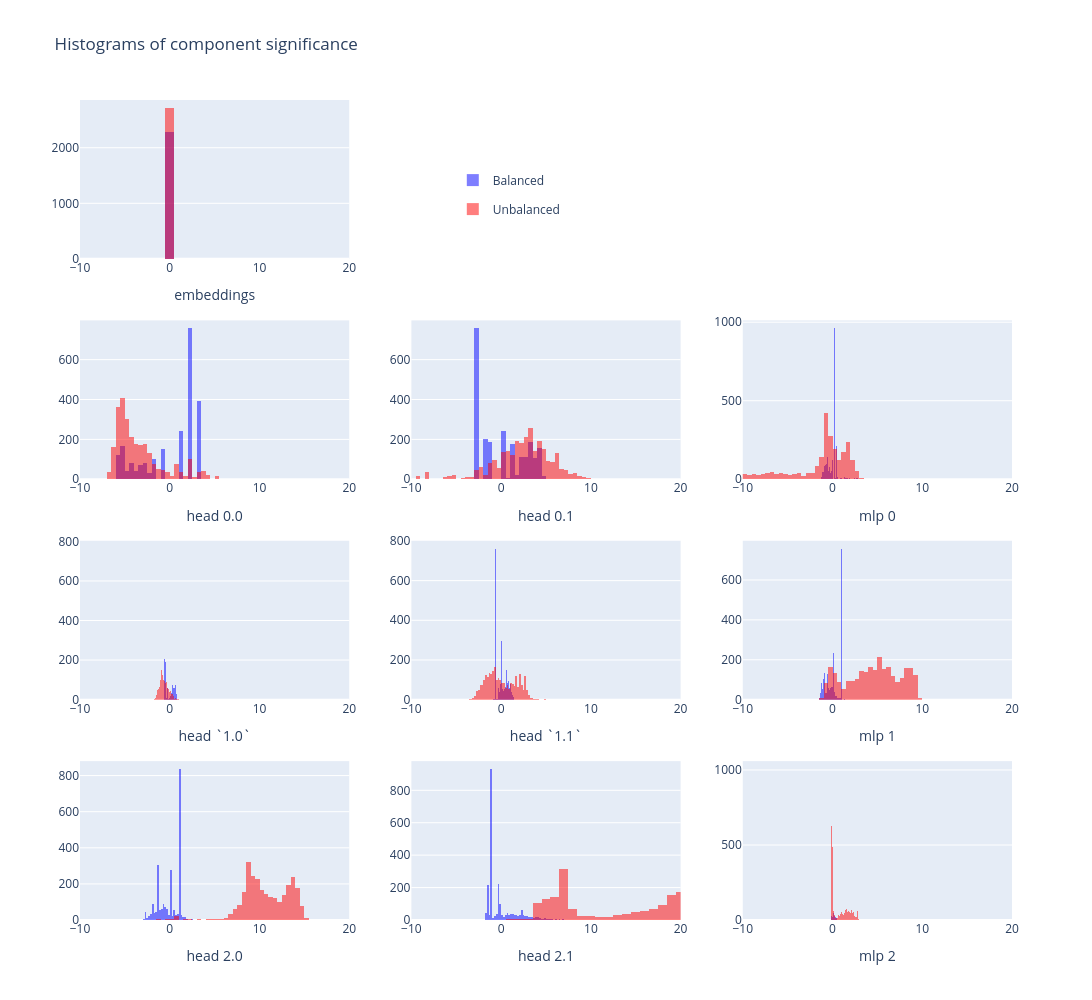

Source (notebook cell):
### Markdown cell above
### Exercise - compute output in unbalanced direction for each component

> ```yaml
> Difficulty: 🔴🔴⚪⚪⚪
> Importance: 🔵🔵🔵🔵⚪
> 
> You shouldn't spend more than 10-15 minutes on this exercise.
> 
> It's very important to conceptually understand what object you are computing here. The actual computation is just a few lines of code involving indexing and einsums.
> ```

In the code block below, you should compute a `(10, batch)`-size tensor called `out_by_component_in_unbalanced_dir`. The `[i, j]`th element of this tensor should be the dot product of the `i`th component's output with the unbalanced direction, for the `j`th sequence in your dataset.

You should normalize it by **subtracting the mean** of the dot product of this component's output on balanced samples with the unbalanced direction - this will make sure the histogram corresponding to the balanced samples is centered at 0 (like in the figure above), which will make it easier to interpret. Remember, it's only the **difference between the dot product on unbalanced and balanced samples** that we care about (since adding a constant to both logits doesn't change the model's probabilistic output).

We've given you a `hists_per_comp` function which will plot these histograms for you - all you need to do is calculate the `out_by_component_in_unbalanced_dir` object and supply it to that function.

### Code cell
# Get output by components, at sequence position 0 (which is used for classification)
out_by_components_seq0 = out_by_components[:, :, 0, :]  # [component=10 batch d_model]
# Get the unbalanced direction for tensors being fed into the final layernorm
pre_final_ln_dir = get_pre_final_ln_dir(model, data)  # [d_model]
# Get the size of the contributions for each component
out_by_component_in_unbalanced_dir = einops.einsum(
    out_by_components_seq0,
    pre_final_ln_dir,
    "comp batch d_model, d_model -> comp batch",
)
# Subtract the mean
out_by_component_in_unbalanced_dir -= out_by_component_in_unbalanced_dir[:, data.isbal].mean(dim=1).unsqueeze(1)


tests.test_out_by_component_in_unbalanced_dir(out_by_component_in_unbalanced_dir, model, data)

plotly_utils.hists_per_comp(out_by_component_in_unbalanced_dir, data, xaxis_range=[-10, 20])

### Figure 1 — Plotly figure (JSON) as saved in the notebook; plotly's stock layout.template omitted (floating-point values rounded to 4 significant figures; data arrays with more than 128 entries replaced by an {"elided": "..."} marker saying what was removed)
{"data": [{"legendgroup": "1", "marker": {"color": "blue"}, "name": "Balanced", "opacity": 0.5, "showlegend": true, "type": "histogram", "x": {"elided": "2284 float values"}, "xaxis": "x", "yaxis": "y"}, {"legendgroup": "2", "marker": {"color": "red"}, "name": "Unbalanced", "opacity": 0.5, "showlegend": true, "type": "histogram", "x": {"elided": "2716 float values"}, "xaxis": "x", "yaxis": "y"}, {"legendgroup": "1", "marker": {"color": "blue"}, "name": "Balanced", "opacity": 0.5, "showlegend": false, "type": "histogram", "x": {"elided": "2284 float values"}, "xaxis": "x4", "yaxis": "y4"}, {"legendgroup": "2", "marker": {"color": "red"}, "name": "Unbalanced", "opacity": 0.5, "showlegend": false, "type": "histogram", "x": {"elided": "2716 float values"}, "xaxis": "x4", "yaxis": "y4"}, {"legendgroup": "1", "marker": {"color": "blue"}, "name": "Balanced", "opacity": 0.5, "showlegend": false, "type": "histogram", "x": {"elided": "2284 float values"}, "xaxis": "x5", "yaxis": "y5"}, {"legendgroup": "2", "marker": {"color": "red"}, "name": "Unbalanced", "opacity": 0.5, "showlegend": false, "type": "histogram", "x": {"elided": "2716 float values"}, "xaxis": "x5", "yaxis": "y5"}, {"legendgroup": "1", "marker": {"color": "blue"}, "name": "Balanced", "opacity": 0.5, "showlegend": false, "type": "histogram", "x": {"elided": "2284 float values"}, "xaxis": "x6", "yaxis": "y6"}, {"legendgroup": "2", "marker": {"color": "red"}, "name": "Unbalanced", "opacity": 0.5, "showlegend": false, "type": "histogram", "x": {"elided": "2716 float values"}, "xaxis": "x6", "yaxis": "y6"}, {"legendgroup": "1", "marker": {"color": "blue"}, "name": "Balanced", "opacity": 0.5, "showlegend": false, "type": "histogram", "x": {"elided": "2284 float values"}, "xaxis": "x7", "yaxis": "y7"}, {"legendgroup": "2", "marker": {"color": "red"}, "name": "Unbalanced", "opacity": 0.5, "showlegend": false, "type": "histogram", "x": {"elided": "2716 float values"}, "xaxis": "x7", "yaxis": "y7"}, {"legendgroup": "1", "marker": {"color": "blue"}, "name": "Balanced", "opacity": 0.5, "showlegend": false, "type": "histogram", "x": {"elided": "2284 float values"}, "xaxis": "x8", "yaxis": "y8"}, {"legendgroup": "2", "marker": {"color": "red"}, "name": "Unbalanced", "opacity": 0.5, "showlegend": false, "type": "histogram", "x": {"elided": "2716 float values"}, "xaxis": "x8", "yaxis": "y8"}, {"legendgroup": "1", "marker": {"color": "blue"}, "name": "Balanced", "opacity": 0.5, "showlegend": false, "type": "histogram", "x": {"elided": "2284 float values"}, "xaxis": "x9", "yaxis": "y9"}, {"legendgroup": "2", "marker": {"color": "red"}, "name": "Unbalanced", "opacity": 0.5, "showlegend": false, "type": "histogram", "x": {"elided": "2716 float values"}, "xaxis": "x9", "yaxis": "y9"}, {"legendgroup": "1", "marker": {"color": "blue"}, "name": "Balanced", "opacity": 0.5, "showlegend": false, "type": "histogram", "x": {"elided": "2284 float values"}, "xaxis": "x10", "yaxis": "y10"}, {"legendgroup": "2", "marker": {"color": "red"}, "name": "Unbalanced", "opacity": 0.5, "showlegend": false, "type": "histogram", "x": {"elided": "2716 float values"}, "xaxis": "x10", "yaxis": "y10"}, {"legendgroup": "1", "marker": {"color": "blue"}, "name": "Balanced", "opacity": 0.5, "showlegend": false, "type": "histogram", "x": {"elided": "2284 float values"}, "xaxis": "x11", "yaxis": "y11"}, {"legendgroup": "2", "marker": {"color": "red"}, "name": "Unbalanced", "opacity": 0.5, "showlegend": false, "type": "histogram", "x": {"elided": "2716 float values"}, "xaxis": "x11", "yaxis": "y11"}, {"legendgroup": "1", "marker": {"color": "blue"}, "name": "Balanced", "opacity": 0.5, "showlegend": false, "type": "histogram", "x": {"elided": "2284 float values"}, "xaxis": "x12", "yaxis": "y12"}, {"legendgroup": "2", "marker": {"color": "red"}, "name": "Unbalanced", "opacity": 0.5, "showlegend": false, "type": "histogram", "x": {"elided": "2716 float values"}, "xaxis": "x12", "yaxis": "y12"}], "layout": {"barmode": "overlay", "height": 1000, "legend": {"x": 0.4, "xanchor": "left", "y": 0.92, "yanchor": "top"}, "title": {"text": "Histograms of component significance"}, "width": 1200, "xaxis": {"anchor": "y", "domain": [0.0, 0.2889], "range": [-10, 20], "title": {"text": "embeddings"}}, "xaxis10": {"anchor": "y10", "domain": [0.0, 0.2889], "range": [-10, 20], "title": {"text": "head 2.0"}}, "xaxis11": {"anchor": "y11", "domain": [0.3556, 0.6444], "range": [-10, 20], "title": {"text": "head 2.1"}}, "xaxis12": {"anchor": "y12", "domain": [0.7111, 1.0], "range": [-10, 20], "title": {"text": "mlp 2"}}, "xaxis2": {"anchor": "y2", "domain": [0.3556, 0.6444]}, "xaxis3": {"anchor": "y3", "domain": [0.7111, 1.0]}, "xaxis4": {"anchor": "y4", "domain": [0.0, 0.2889], "range": [-10, 20], "title": {"text": "head 0.0"}}, "xaxis5": {"anchor": "y5", "domain": [0.3556, 0.6444], "range": [-10, 20], "title": {"text": "head 0.1"}}, "xaxis6": {"anchor": "y6", "domain": [0.7111, 1.0], "range": [-10, 20], "title": {"text": "mlp 0"}}, "xaxis7": {"anchor": "y7", "domain": [0.0, 0.2889], "range": [-10, 20], "title": {"text": "head `1.0`"}}, "xaxis8": {"anchor": "y8", "domain": [0.3556, 0.6444], "range": [-10, 20], "title": {"text": "head `1.1`"}}, "xaxis9": {"anchor": "y9", "domain": [0.7111, 1.0], "range": [-10, 20], "title": {"text": "mlp 1"}}, "yaxis": {"anchor": "x", "domain": [0.8063, 1.0]}, "yaxis10": {"anchor": "x10", "domain": [0.0, 0.1938]}, "yaxis11": {"anchor": "x11", "domain": [0.0, 0.1938]}, "yaxis12": {"anchor": "x12", "domain": [0.0, 0.1938]}, "yaxis2": {"anchor": "x2", "domain": [0.8063, 1.0]}, "yaxis3": {"anchor": "x3", "domain": [0.8063, 1.0]}, "yaxis4": {"anchor": "x4", "domain": [0.5375, 0.7312]}, "yaxis5": {"anchor": "x5", "domain": [0.5375, 0.7312]}, "yaxis6": {"anchor": "x6", "domain": [0.5375, 0.7312]}, "yaxis7": {"anchor": "x7", "domain": [0.2687, 0.4625]}, "yaxis8": {"anchor": "x8", "domain": [0.2687, 0.4625]}, "yaxis9": {"anchor": "x9", "domain": [0.2687, 0.4625]}}}
